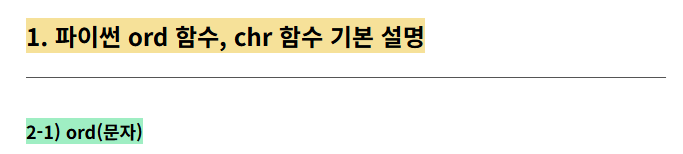
#> input picture 1015/OpenCV/resources/text.png, 683 x 154 px
$ python 05_binary_image.py
#> lines starting #> are read from the running program, lines starting #| are printed output that depends on the picture; after the words box and inside, x2 and y2 are one past the last pixel; in counts of white or black regions, pixels touching at a corner belong together
from pathlib import Path
import cv2

RESOURCE_PATH = Path(__file__).resolve().parent.parent / "resources"
image = cv2.imread(RESOURCE_PATH / "text.png", cv2.IMREAD_COLOR)
#> image is the input picture: shape (154, 683, 3); mean B, G, R 233.4, 242, 242.4

gray = cv2.cvtColor(image, cv2.COLOR_BGR2GRAY)
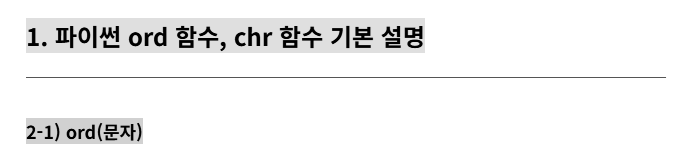
#> gray: shape (154, 683); min 0, max 255, mean 241.2
ret, dst = cv2.threshold(gray, 100, 255, cv2.THRESH_BINARY)
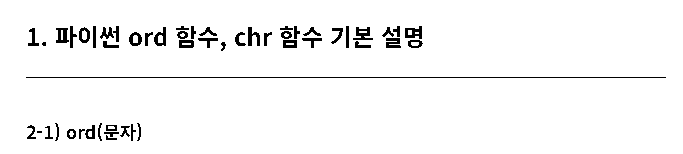
#> dst: shape (154, 683); 96.2% white; 52 black regions (2 under 20 px), largest, box (x1, y1, x2, y2) and area: (26, 77, 666, 78) 640, (353, 27, 373, 40) 141, (405, 26, 422, 39) 139
#                         │     │    │         │
#                         │     │    │         └─ 이진화 방식 (THRESH_BINARY)
#                         │     │    └─ maxval: 조건을 만족할 때 부여할 최댓값
#                         │     └─ thresh: 기준이 되는 임계값(Threshold)
#                         └─ src: 입력 이미지 (단일 채널 GrayScale)
cv2.imshow("dst", dst)
cv2.waitKey()
cv2.destroyAllWindows()
